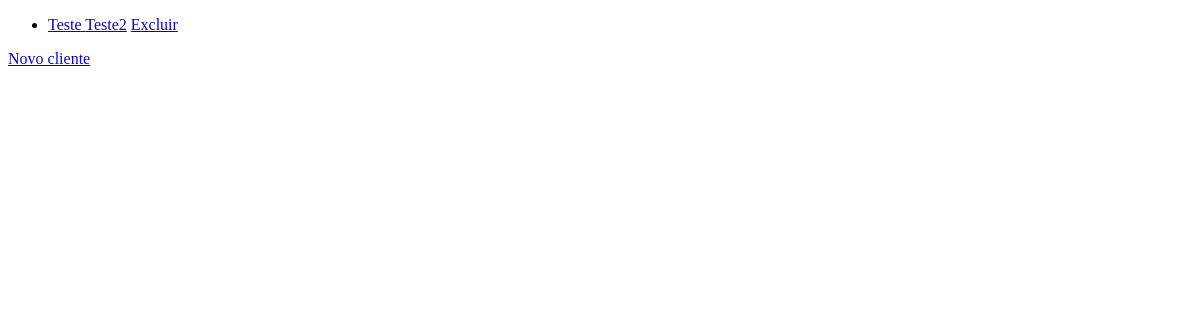
The page /clientes/list/ on the database as committed earlier.
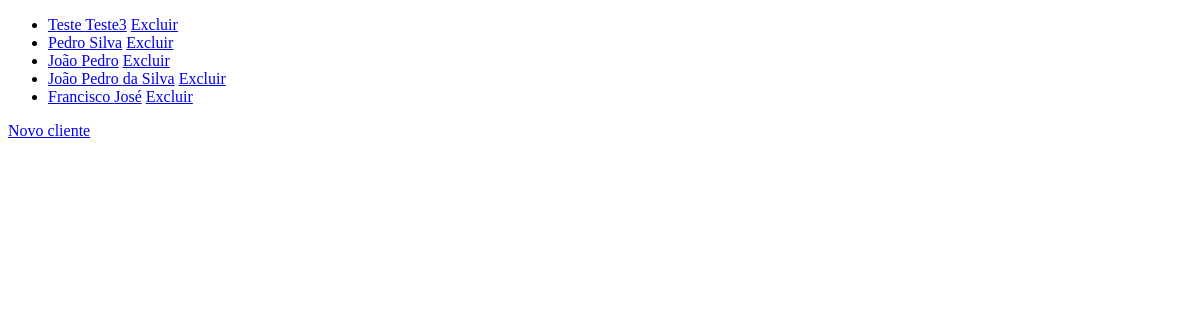
The same page on the database as committed later.
### clients/models.py (models this page shows, shortened)
class Person(models.Model):
    first_name = models.CharField(max_length = 100)
    last_name = models.CharField(max_length = 100)
    date_of_birth = models.DateField()
    phone_number = models.CharField(max_length = 14)
    photo = models.ImageField(upload_to='clients_images', null=True, blank=True, height_field=None, width_field=None, max_length=100)

### clients/views.py (the view)
# urls.py: path('list/', clients_list, name='clients_list'),
def clients_list(request):
    clients = Person.objects.all()
    return render(request, 'clients.html',{'clients': clients})

### clients/templates/clients.html (shortened to what this page needs)
<!DOCTYPE html>
<html lang="en">
<head>
</head>
<body>
    <ul>
        {% for client in clients %}
            <li><a href="{% url 'clients_update' client.id %}">{{ client.first_name }} {{ client.last_name }}</a>
            <a href="{% url 'clients_delete' client.id %}">Excluir</a></li>
        {% endfor %}
    </ul>
    <a href="{% url 'clients_new' %}">Novo cliente</a>
</body>
</html>

Rows that differ between the two databases and show on the page:
changed Person "Teste": last_name "Teste2" → "Teste3"
added Person: first_name "Pedro", last_name "Silva"
added Person: first_name "João", last_name "Pedro"
added Person: first_name "João Pedro", last_name "da Silva"
added Person: first_name "Francisco", last_name "José"
